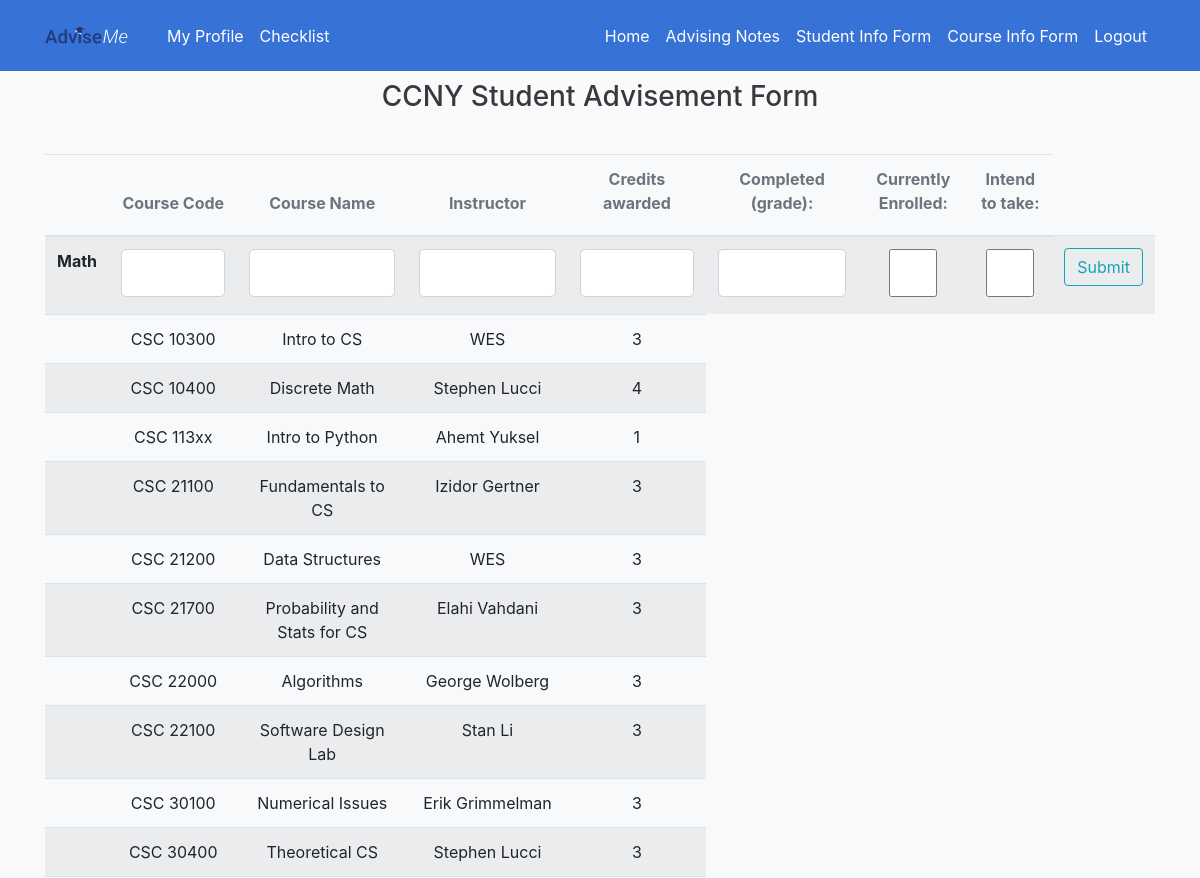
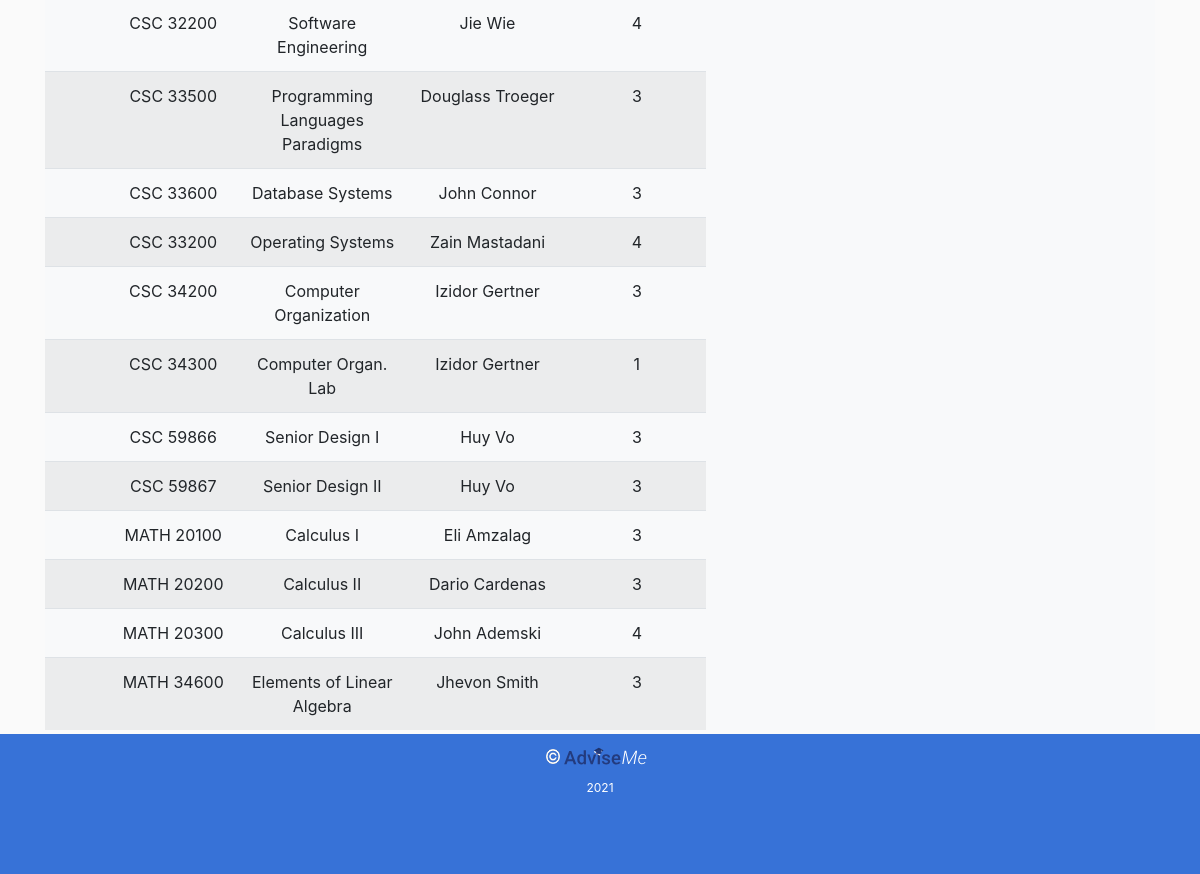
Screenshot of /courseinfo_fill (signed in) with the database file from the repository (2 pictures, top to bottom).
### adviseme/models.py (models this page shows, shortened)
class Course(db.Model):
    id = db.Column(db.Integer, primary_key=True)           # Auto-increment Primary Key
    serial = db.Column(db.String(15), nullable=False)      # "CSC 103", "CSC 104", "CSC 211"
    name = db.Column(db.String(255), nullable=False)
    description = db.Column(db.String(255), nullable=False)
    instructor = db.Column(db.String(30), nullable=False, default='STAFF')
    semester = db.Column(db.DateTime, nullable=False, default=datetime.utcnow)
    credits = db.Column(db.Integer, nullable=False, default=0)
    completion = db.relationship('Student', secondary=enrollements, backref='taken', lazy='dynamic')

### adviseme/routes.py (the view)
@app.route('/courseinfo_fill', methods=['GET', 'POST'])
def courseinfo_fill():
    form = CourseInfoForm()
    courses = Course.query.all()
    users = User.query.filter_by(EMPLID=current_user.EMPLID).first()
    """
    if form.validate_on_submit():

        course = Course(serial=form.serial.data,
                        name=form.name.data,
                        instructor=form.instructor.data,
                        credits=form.credits.data)
        db.session.add(course)
        course.enrollee.append(current_user.StudentOwner)
        db.session.commit()
        course.enrollee.grade_earned.append(form.grade.data)
        db.session.commit()
        flash('Info Updated', 'success')
        return redirect(url_for('courseinfo_fill'))
    elif request.method == 'GET':
        print(current_user.StudentOwner)
        print(current_user.CourseOwner)
    """
    return render_template('course_info_fill.html', title='Course Information', courses=courses, form=form, users=users)

### adviseme/forms.py
class CourseInfoForm(FlaskForm):
    serial = StringField('Course Code', validators=[ DataRequired() ])          # 103, 104, 211, 220, 221, 335, 342
    name = StringField('Course Name', validators=[ DataRequired() ])
    description = StringField('Description', validators=[ DataRequired() ])
    instructor = StringField('Instructor', validators=[ DataRequired() ])
    semester = StringField('Semester', validators=[ DataRequired() ])           # Fall 2018, Spring 2019, Winter 2020, Summer 2021
    credits = StringField('Credits awarded', validators=[ DataRequired() ])
    grade = StringField('Completed (grade):') # No validators as this can be left blank.
    currently_enrolled = BooleanField('Currently Enrolled:')
    intend_to_take = BooleanField('Intend to take:')
    submit = SubmitField('Submit')

### adviseme/models.py (called while the page is built)
@login_manager.user_loader
def load_user(user_id):
    return User.query.get(int(user_id))

### adviseme/templates/course_info_fill.html
{% extends "layout.html"%}
{% block content %}
<div>
    <section>
        <div class="container-fluid">
            <div class="row mb-5">
                <div class="col-xl-12 col-lg-10 col-md-8 panel-body">
                    <div class="row">
                        <div class="col-12 mb-4">
                            <h3 class="text-dark text-center mb-3">CCNY Student Advisement Form</h3>
                        </div>
                        <table class="table table-striped bg-light text-center">
                            <thead>
                                <tr class="text-muted">
                                    <th>    </th>
                                    <th>{{ form.serial.label(class="form-control-label") }}</th>
                                    <th>{{ form.name.label(class="form-control-label") }}</th>
                                    <th>{{ form.instructor.label(class="form-control-label") }}</th>
                                    <th>{{ form.credits.label(class="form-control-label") }}</th>
                                    <th>{{ form.grade.label(class="form-control-label") }}</th>
                                    <th>{{ form.currently_enrolled.label(class="form-control-label") }}</th>
                                    <th>{{ form.intend_to_take.label(class="form-control-label") }}</th>
                                </tr>
                            </thead>
                            <tbody>
                                <tr>
                                    <th>Math</th>
                                    <td>
                                        {% if form.serial.errors %}
                                            {{ form.serial(class="form-control form-control-lg is-invalid") }}
                                            <div class="invalid-feedback">
                                            {% for error in form.serial.errors %}
                                                <span>{{ error }}</span>
                                            {% endfor %}
                                            </div>
                                        {% else %}
                                            {{ form.serial(class="form-control form-control-lg") }}
                                        {% endif %}
                                    </td>
                                    <td>
                                        {% if form.name.errors %}
                                            {{ form.name(class="form-control form-control-lg is-invalid") }}
                                            <div class="invalid-feedback">
                                                {% for error in form.name.errors %}
                                                    <span>{{ error }}</span>
                                                {% endfor %}
                                            </div>
                                        {% else %}
                                            {{ form.name(class="form-control form-control-lg") }}
                                        {% endif %}
                                    </td>
                                    <td>
                                        {% if form.instructor.errors %}
                                            {{ form.instructor(class="form-control form-control-lg is-invalid") }}
                                            <div class="invalid-feedback">
                                                {% for error in form.instructor.errors %}
                                                    <span>{{ error }}</span>
                                                {% endfor %}
                                            </div>
                                        {% else %}
                                            {{ form.instructor(class="form-control form-control-lg") }}
                                        {% endif %}
                                    </td>
                                    <td>
                                        {% if form.credits.errors %}
                                            {{ form.credits(class="form-control form-control-lg is-invalid") }}
                                            <div class="invalid-feedback">
                                                {% for error in form.credits.errors %}
                                                    <span>{{ error }}</span>
                                                {% endfor %}
                                            </div>
                                        {% else %}
                                            {{ form.credits(class="form-control form-control-lg") }}
                                        {% endif %}
                                    </td>
                                    <td>
                                        {% if form.grade.errors %}
                                            {{ form.grade(class="form-control form-control-lg is-invalid") }}
                                            <div class="invalid-feedback">
                                                {% for error in form.grade.errors %}
                                                    <span>{{ error }}</span>
                                                {% endfor %}
                                            </div>
                                        {% else %}
                                            {{ form.grade(class="form-control form-control-lg") }}
                                        {% endif %}
                                    </td>
                                    <td>
                                        {% if form.currently_enrolled.errors %}
                                            {{ form.currently_enrolled(class="form-control form-control-lg is-invalid") }}
                                            <div class="invalid-feedback">
                                                {% for error in form.currently_enrolled.errors %}
                                                    <span>{{ error }}</span>
                                                {% endfor %}
                                            </div>
                                        {% else %}
                                            {{ form.currently_enrolled(class="form-control form-control-lg") }}
                                        {% endif %}
                                    </td>
                                    <td>
                                        {% if form.intend_to_take.errors %}
                                            {{ form.intend_to_take(class="form-control form-control-lg is-invalid") }}
                                            <div class="invalid-feedback">
                                                {% for error in form.intend_to_take.errors %}
                                                    <span>{{ error }}</span>
                                                {% endfor %}
                                            </div>
                                        {% else %}
                                            {{ form.intend_to_take(class="form-control form-control-lg") }}
                                        {% endif %}
                                    </td>
                                    <td>
                                        <div class="form-group">
                                            {{ form.submit(class="btn btn-outline-info") }}
                                        </div>
                                    </td>
                                </tr>
                                {% for course in courses %}
                                    <tr>
                                        <th>   </th>
                                        <td>{{ course.serial }}</td>
                                        <td>{{ course.name }}</td>
                                        <td>{{ course.instructor }}</td>
                                        <td>{{ course.credits }}</td>
                                    </tr>
                                {% endfor %}
                            </tbody>
                        </table>
                    </div>
                </div>
            </div>
        </div>
    </section>
</div>
{% endblock content %}

### adviseme/templates/layout.html (shortened to what this page needs)
<!DOCTYPE html>
<html lang="en">
<head>
    <link rel="stylesheet" href="https://cdn.jsdelivr.net/npm/bootstrap@4.5.3/dist/css/bootstrap.min.css">
    <link rel="stylesheet" type="text/css" href="{{ url_for('static', filename='/css/main.css') }}">
</head>
<body>
    <header class="site-header">
        <nav class="navbar navbar-expand-md navbar-dark bg-steel fixed-top" style="background-color: #3772D7;">
            <div class="container">
                <a class="navbar-brand mr-4" href="/home"><img src="{{ url_for('static', filename='/Images/AdviseMe.svg') }}"></a>
                <div class="collapse navbar-collapse" id="navbarToggle">
                    <div class="navbar-nav mr-auto">
                        {% if current_user.is_authenticated %}
                            {% if '@citymail.cuny.edu' in current_user.email %}
                               <a class="nav-item nav-link" href="{{ url_for('student_profile') }}">My Profile</a>
                               <a class="nav-item nav-link" href="{{ url_for('checklist') }}">Checklist</a>
                            {% else %}
                                <a class="nav-item nav-link" href="{{ url_for('faculty') }}">My Profile</a>
                            {% endif %}
                        {% else %}
                            <a class="nav-item nav-link" href="{{ url_for('about') }}">About</a>
                        {% endif %}
                    </div>
                    <div class="navbar-nav">
                        {% if current_user.is_authenticated %}
                            {% if '@citymail.cuny.edu' in current_user.email %}
                                <a class="nav-item nav-link" href="{{ url_for('home') }}">Home</a>
                                <a class="nav-item nav-link" href="{{ url_for('advisingNotesHome') }}">Advising Notes</a>
                                <a class="nav-item nav-link" href="{{ url_for('studentinfo_fill') }}">Student Info Form</a>
                                <a class="nav-item nav-link" href="{{ url_for('courseinfo_fill') }}">Course Info Form</a>
                                <a class="nav-item nav-link" href="{{ url_for('logout') }}">Logout</a>
                            {% endif %}
                        {% else %}
                            <a class="nav-item nav-link" href="{{ url_for('login') }}">Login</a>
                            <a class="nav-item nav-link" href="{{ url_for('register') }}">Register</a>
                        {% endif %}
                    </div>
                </div>
            </div>
        </nav>
    </header>
    <main role="main" class="container">
        <div>
            {% block content %}{% endblock %}
        </div>
    </main>
    <div class="push"></div>
    <div class="footer">
    <img  class ="c-size" src="{{ url_for('static', filename='/Images/copyright.png') }}"> <img src="{{ url_for('static', filename='/Images/AdviseMe.svg') }}"><p class="footer-font">  2021</p>
    </div>
</body>
</html>

### adviseme/static/css/main.css (style rules this page uses)
body { background: #fafafa; color: #333333; margin-top: 5rem; }
h1, h2, h3, h4, h5, h6 { color: #444444; }
.bg-steel { background-color: #5f788a; }
.site-header .navbar-nav .nav-link { color: #ffffff; }
.footer-font { padding: 0; font-size: 12px; word-spacing: 2px; }
.c-size { width: 1.2%; }
.footer { position: fixed; left: 0; bottom: 0; width: 100%; height: 8%; background-color: #3772D7; color: white; text-align: center; padding-bottom: 1%; }
.push { height: 80px; }

### rows the page displays
Course: serial "CSC 10300", name "Intro to CS", instructor "WES", credits "3"
Course: serial "CSC 10400", name "Discrete Math", instructor "Stephen Lucci", credits "4"
Course: serial "CSC 113xx", name "Intro to Python", instructor "Ahemt Yuksel", credits "1"
Course: serial "CSC 21100", name "Fundamentals to CS", instructor "Izidor Gertner", credits "3"
Course: serial "CSC 21200", name "Data Structures", instructor "WES", credits "3"
Course: serial "CSC 21700", name "Probability and Stats for CS", instructor "Elahi Vahdani", credits "3"
Course: serial "CSC 22000", name "Algorithms", instructor "George Wolberg", credits "3"
Course: serial "CSC 22100", name "Software Design Lab", instructor "Stan Li", credits "3"
Course: serial "CSC 30100", name "Numerical Issues", instructor "Erik Grimmelman", credits "3"
Course: serial "CSC 30400", name "Theoretical CS", instructor "Stephen Lucci", credits "3"
Course: serial "CSC 32200", name "Software Engineering", instructor "Jie Wie", credits "4"
Course: serial "CSC 33500", name "Programming Languages Paradigms", instructor "Douglass Troeger", credits "3"
Course: serial "CSC 33600", name "Database Systems", instructor "John Connor", credits "3"
Course: serial "CSC 33200", name "Operating Systems", instructor "Zain Mastadani", credits "4"
Course: serial "CSC 34200", name "Computer Organization", instructor "Izidor Gertner", credits "3"
Course: serial "CSC 34300", name "Computer Organ. Lab", instructor "Izidor Gertner", credits "1"
Course: serial "CSC 59866", name "Senior Design I", instructor "Huy Vo", credits "3"
Course: serial "CSC 59867", name "Senior Design II", instructor "Huy Vo", credits "3"
Course: serial "MATH 20100", name "Calculus I", instructor "Eli Amzalag", credits "3"
Course: serial "MATH 20200", name "Calculus II", instructor "Dario Cardenas", credits "3"
Course: serial "MATH 20300", name "Calculus III", instructor "John Ademski", credits "4"
Course: serial "MATH 34600", name "Elements of Linear Algebra", instructor "Jhevon Smith", credits "3"
